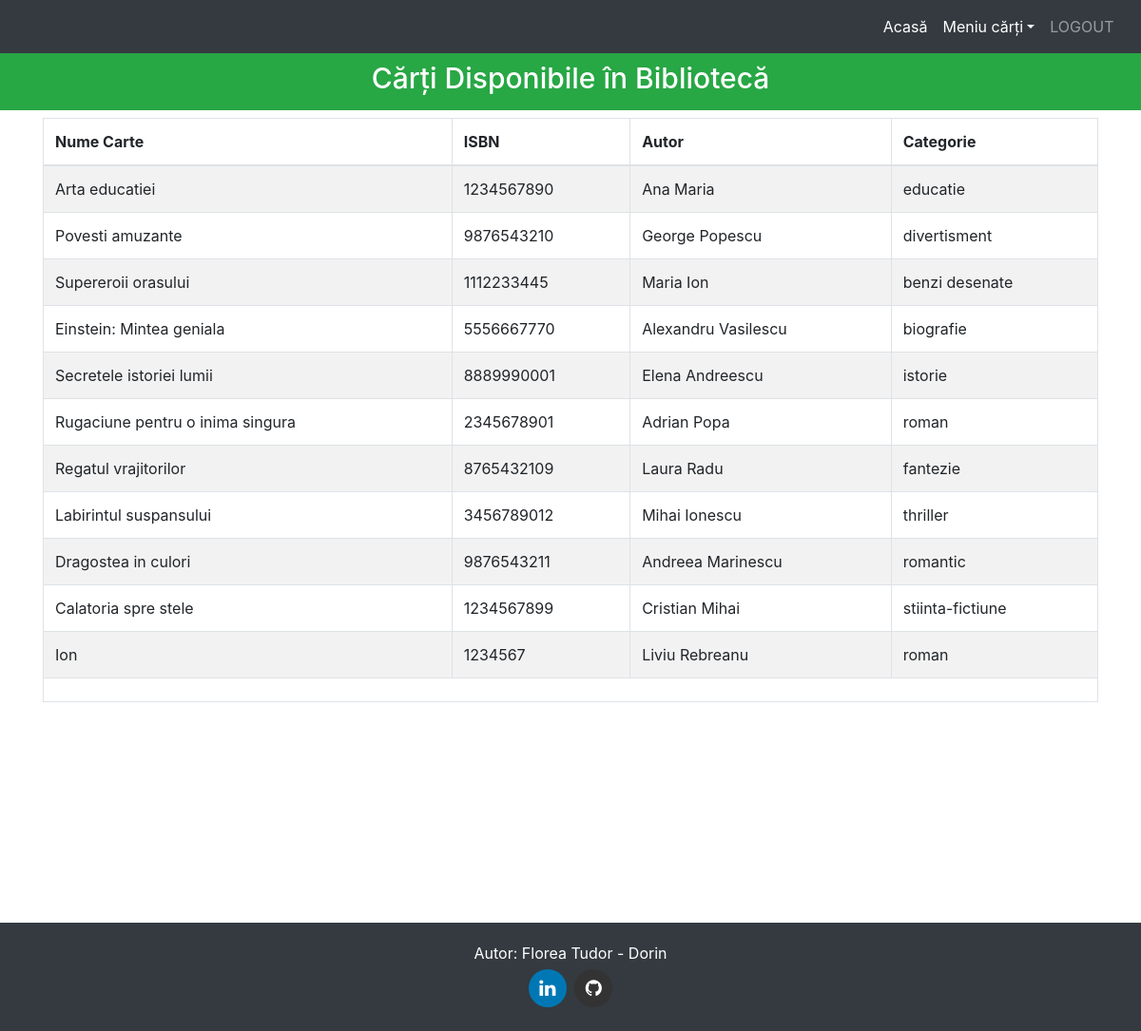
The app's page /viewbook (signed in) with its own data.
### library/models.py (models this page shows, shortened)
class Book(models.Model):
    catchoice= [
        ('educatie', 'Educație'),
        ('divertisment', 'Divertisment'),
        ('benzi desenate', 'Benzi desenate'),
        ('biografie', 'Biografie'),
        ('istorie', 'Istorie'),
        ('roman', 'Roman'),
        ('fantezie', 'Fantezie'),
        ('thriller', 'Thriller'),
        ('romantic', 'Romantic'),
        ('stiinta-fictiune', 'Științifico-fantastic')
    ]
    nume=models.CharField(max_length=30)
    isbn=models.PositiveIntegerField()
    autor=models.CharField(max_length=40)
    categorie=models.CharField(max_length=30,choices=catchoice,default='education')

### library/views.py (the view)
# urls.py: path('viewbook', views.viewbook_view),
@login_required(login_url='adminlogin')
@login_required(login_url='studentlogin')
def viewbook_view(request):
    books=models.Book.objects.all()
    return render(request,'library/viewbook.html',{'books':books})

### templates/library/viewbook.html (shortened to what this page needs)
<!DOCTYPE html>
<html lang="ro" dir="ltr">
  <head>
  </head>
  <body>
    {% if is_admin %}
    {% include "library/navbaradmin.html" %}
    {% else %}
    {% include "library/navbarstudent.html" %}
    {% endif %}
    <br />
    <br />
    <h3
      class="p-3 mb-2 bg-success text-white"
      style="font-size: 30px; text-align: center"
    >
      Cărți Disponibile în Bibliotecă
    </h3>
    {% if books %}
    <div class="container">
      <table
        class="table table-hover table-condensed table-striped table-bordered"
      >
        <thead>
          <tr>
            <th>Nume Carte</th>
            <th>ISBN</th>
            <th>Autor</th>
            <th>Categorie</th>
          </tr>
        </thead>
        <tfoot>
          <tr>
            <td colspan="4">
            </td>
          </tr>
        </tfoot>
        <tbody>
          {% for book in books %}
          <tr>
            <td>{{ book.nume }}</td>
            <td>{{ book.isbn }}</td>
            <td>{{ book.autor }}</td>
            <td>{{ book.categorie }}</td>
          </tr>
          {% endfor %}
        </tbody>
      </table>
    </div>
    {% else %}
    <h1>Nicio carte disponibilă momentan</h1>
    {% endif %}
    <br /><br /><br /><br /><br /><br /><br /><br /><br />
    {% include "library/footer.html" %}
  </body>
</html>

### templates/library/navbarstudent.html (shortened to what this page needs)
<!DOCTYPE html>
{% load static %}
<html lang="ro">
  <head>
    <link
      rel="stylesheet"
      href="https://stackpath.bootstrapcdn.com/bootstrap/4.3.1/css/bootstrap.min.css"
    />
    <link
      rel="stylesheet"
      href="https://maxcdn.bootstrapcdn.com/font-awesome/4.7.0/css/font-awesome.min.css"
    />
  </head>
  <body>
    <div class="bs-example">
      <nav class="navbar navbar-expand-md navbar-dark fixed-top">
        <div
          class="collapse navbar-collapse justify-content-between"
          id="navbarCollapse"
        >
          <div class="navbar-nav">
            <a href="/" class="nav-item nav-link active">Acasă</a>
            <div class="nav-item dropdown">
              <a
                href="#"
                class="nav-link dropdown-toggle"
                data-toggle="dropdown"
                >Meniu cărți</a
              >
            </div>
            <a href="logout" class="nav-item nav-link">LOGOUT</a> &nbsp;
          </div>
        </div>
      </nav>
    </div>
  </body>
</html>

### templates/library/footer.html (shortened to what this page needs)
<!DOCTYPE html>
<html>
<head>
</head>
<body>
<footer>
    <p>Autor: Florea Tudor - Dorin</p>
    <a href="https://www.linkedin.com/in/tudor-dorin-florea-aa212a271" class="fa fa-linkedin" target="_blank"></a>
    <a href="https://github.com/FloreaTD" class="fa fa-github" target="_blank"></a>
</footer>
</body>
</html>

### templates/library/navbarstudent.html (style rules this page uses)
.bs-example { margin: 0; }
.navbar { background-color: #343a40; }
.navbar-nav .nav-item .nav-link { color: #ffffff; }

### templates/library/footer.html (style rules this page uses)
body { margin: 0; min-height: 100vh; display: flex; flex-direction: column; }
footer { margin-top: auto; padding: 20px 0; background-color: #343a40; color: white; text-align: center; }
.fa { padding: 10px; font-size: 20px; width: 40px; text-align: center; text-decoration: none; margin: 5px 2px; border-radius: 50%; color: white; }
.fa-linkedin { background: #0077B5; }
.fa-github { background: #333; }
p { text-align: center; margin: 0; }

### records on screen
Book: nume "Arta educatiei", isbn "1234567890", autor "Ana Maria", categorie "educatie"
Book: nume "Povesti amuzante", isbn "9876543210", autor "George Popescu", categorie "divertisment"
Book: nume "Supereroii orasului", isbn "1112233445", autor "Maria Ion", categorie "benzi desenate"
Book: nume "Einstein: Mintea geniala", isbn "5556667770", autor "Alexandru Vasilescu", categorie "biografie"
Book: nume "Secretele istoriei lumii", isbn "8889990001", autor "Elena Andreescu", categorie "istorie"
Book: nume "Rugaciune pentru o inima singura", isbn "2345678901", autor "Adrian Popa", categorie "roman"
Book: nume "Regatul vrajitorilor", isbn "8765432109", autor "Laura Radu", categorie "fantezie"
Book: nume "Labirintul suspansului", isbn "3456789012", autor "Mihai Ionescu", categorie "thriller"
Book: nume "Dragostea in culori", isbn "9876543211", autor "Andreea Marinescu", categorie "romantic"
Book: nume "Calatoria spre stele", isbn "1234567899", autor "Cristian Mihai", categorie "stiinta-fictiune"
Book: nume "Ion", isbn "1234567", autor "Liviu Rebreanu", categorie "roman"
